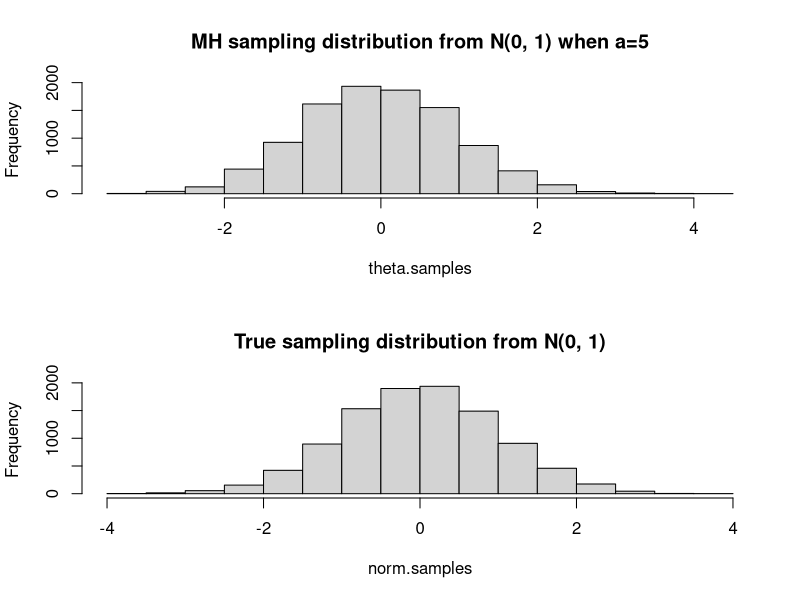

This figure's R source:
# a)
norm.den.kernel = function(x){exp(-0.5*x**2)}

# b)
mh = function(niter, a=1){
  theta.t = 0
  theta.samples = NULL
  for(i in 1:niter){
    # Draw a sample from proposal distribution
    theta.star = runif(1, -a, a)
    # Acceptance probability
    log.alpha = log(norm.den.kernel(theta.star)) - log(norm.den.kernel(theta.t))
    # Accept drawn sample if
    if(log(runif(1)) < log.alpha){
      theta.t = theta.star
    }
    theta.samples = append(theta.samples, theta.t)
  }
  
  return(theta.samples)
}

# c)
n=10000
a=5
theta.samples = mh(n,a)
norm.samples = rnorm(n)
par(mfrow=c(2,1))
hist(theta.samples, 
     main=sprintf("MH sampling distribution from N(0, 1) when a=%i", a), 
     nclass = 25)
hist(norm.samples, main="True sampling distribution from N(0, 1)", nclass = 25)



